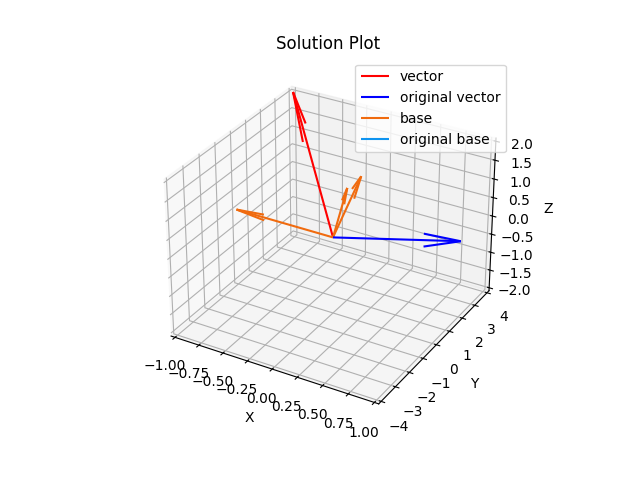

The Python source for this figure:
import json
import os
import matplotlib.pyplot as plt
import numpy as np

mode = input("manual input [m] or from json [j]: ")

vector = []
base = []

if mode == "m":
    print("Note: dimension <= 3")
    print("enter vector to process (separate coordinates by ';'): ")
    vector = list(map(float, input("> ").split(";")))
    base = []
    for i in range(len(vector)):
        print(f"enter base matrix line {i} (separate coordinates by ';'): ") 
        v = list(map(float, input("> ").split(";")))
        if (len(v) != len(vector)):
            raise ValueError(f"base matrix should be {len(vector)}x{len(vector)}")
        base.append(v)
elif mode == "j":
    d = ""
    with open("./input.json", "r") as fp:
        d = json.load(fp)
    vector = d["vector"]
    base = d["base"]
else:
    raise ValueError("invalid input.")


base = np.transpose(base)
cartisien = [[0 if (j == i) else 0 for j in range(len(vector))] for i in range(len(vector))]
output = os.popen(
    f"Rscript ./console.r '{';'.join(list(map(lambda row: ','.join(map(str, row)), base)))}' '{';'.join(map(str, vector))}'"
).read()
print(output)
output = output.split("\n")
output = output[len(output) - 2]
original = list(map(float, output[output.index('"'):].strip('"\n').split(";")))

print(original)

base = np.transpose(base)

fig = plt.figure()
axes_limits = [max(
    abs(vector[i]),
    abs(original[i]),
    max([abs(base[j][i]) for j in range(len(base))])) 
    for i in range(len(vector))
]

if (len(vector) == 2):
    ax = fig.add_subplot(111, projection = "2d")
    ax.quiver(0, 0, vector[0], vector[1], color = "red", label = "vector")
    ax.quiver(0, 0, original[0], original[1], color = "blue", label =  "original vector")
    for col in range(len(base)):
        v = [base[j][col] for j in range(len(vector))]
        u = [cartisien[j][col] for j in range(len(vector))]
        ax.quiver(0, 0, v[0], v[1], color = "#F06B0F", label = ("base" if col == 0 else ""))
        ax.quiver(0, 0, u[0], u[1], color = "#0F94F0", label = ("original base" if col == 0 else ""))

    ax.set_xlim(-1 * axes_limits[0], axes_limits[0])
    ax.set_ylim(-1 * axes_limits[1], axes_limits[1])
    ax.set_xlabel("X")
    ax.set_ylabel("Y")

elif (len(vector) == 3):
    ax = fig.add_subplot(111, projection = "3d")
    ax.quiver(0, 0, 0, vector[0], vector[1], vector[2], color = "red", label = "vector")
    ax.quiver(0, 0, 0, original[0], original[1], original[2], color = "blue", label  ="original vector")
    for col in range(len(base)):
        v = [base[j][col] for j in range(len(vector))]
        u = [cartisien[j][col] for j in range(len(vector))]
        ax.quiver(0, 0, 0, v[0], v[1], v[2], color = "#F06B0F", label = ("base" if col == 0 else ""))
        ax.quiver(0, 0, 0, u[0], u[1], u[2], color = "#0F94F0", label = ("original base" if col == 0 else ""))

    ax.set_xlim(-1 * axes_limits[0], axes_limits[0])
    ax.set_ylim(-1 * axes_limits[1], axes_limits[1])
    ax.set_zlim(-1 * axes_limits[2], axes_limits[2])
    ax.set_xlabel("X")
    ax.set_ylabel("Y")
    ax.set_zlabel("Z")
    pass
else:
    print(f"vector cannot be plotted the original vector is {original}")
    exit()

plt.title("Solution Plot")
plt.legend(loc = "best")
plt.savefig("plot.png")
